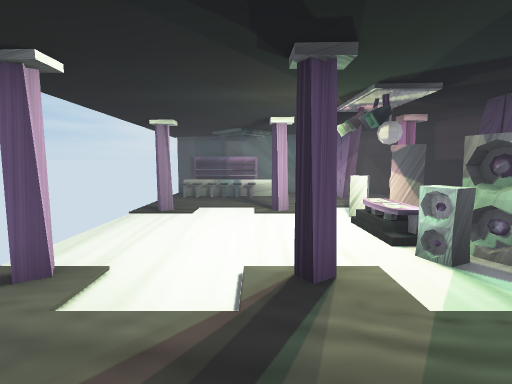
[1] (above)

12 first-person views from a walk through a Unity game level. The camera is 1.2 m above the floor, tilts 6° down and sees 85° across. The floor is counted in squares, 1 m on a side. Each view is taken from the middle of a square. On the plan, view 1 faces up. The plan holds only what a view shows up to about 13 squares ahead; the rest is blank. The player character is not drawn.

[2]
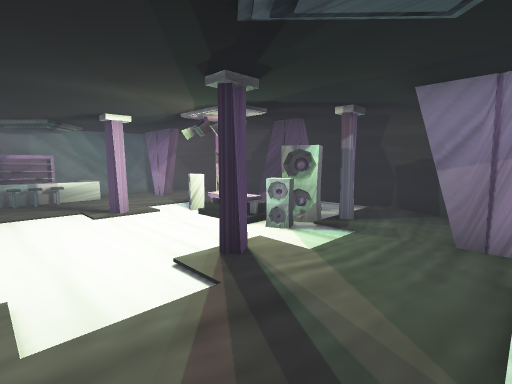

[3]
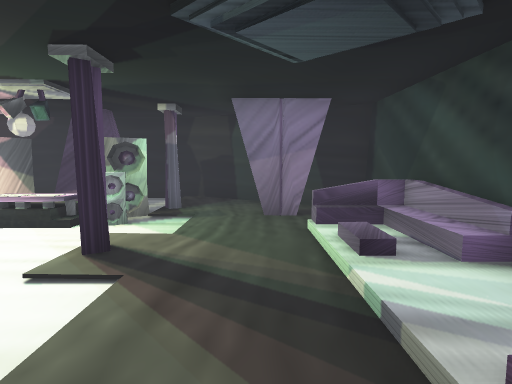

[4]
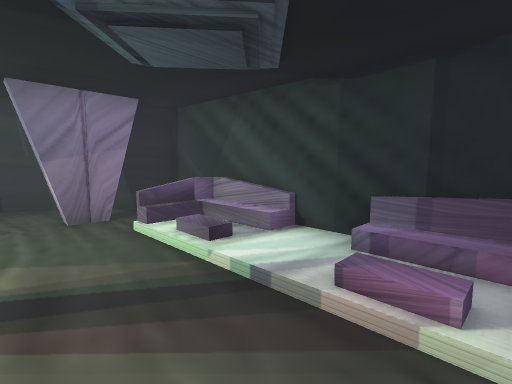

[5]
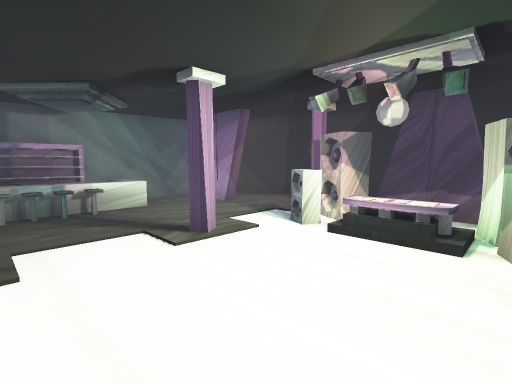

[6]
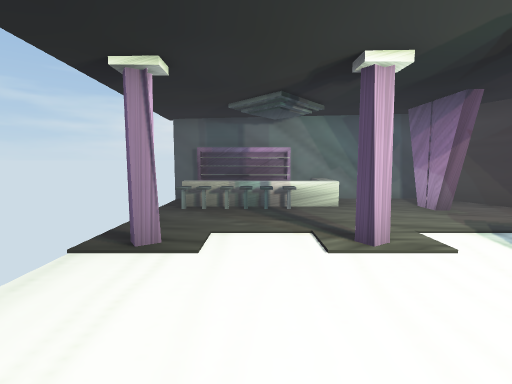

[7]
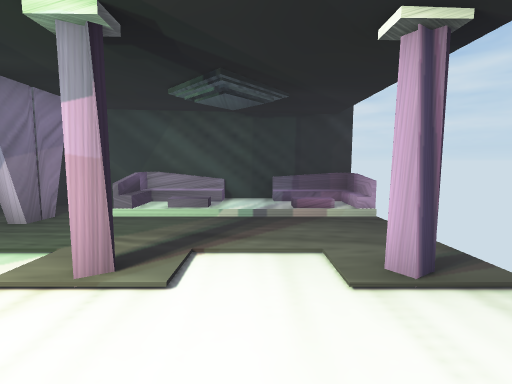

[8]
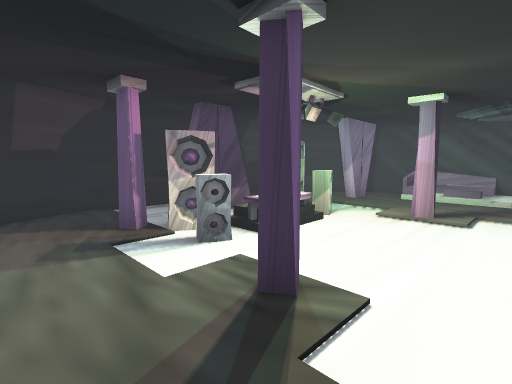

[9]
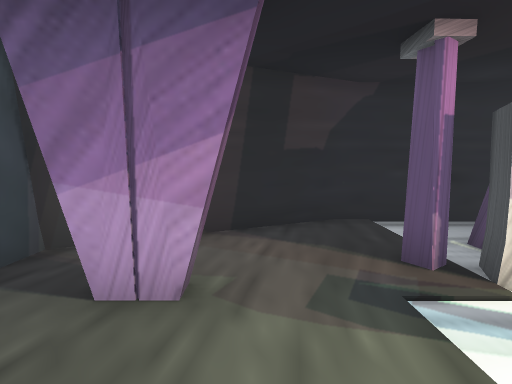

[10]
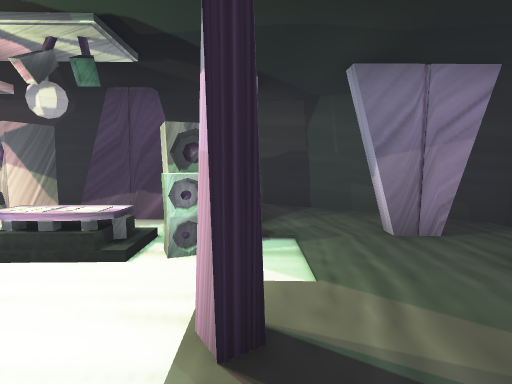

[11]
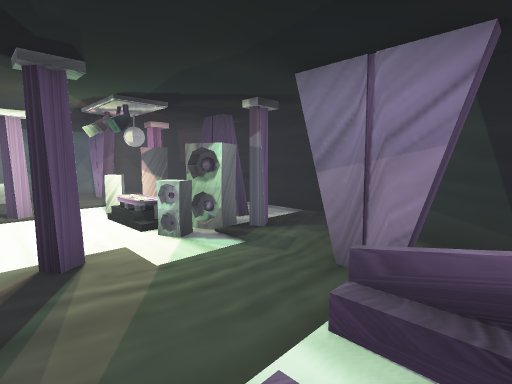

[12]
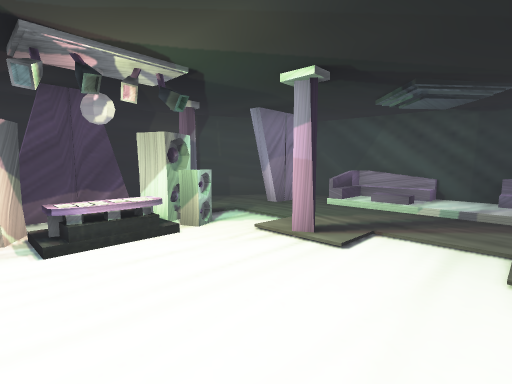

### Floor plan
Key: @ floor where view 1 was taken; # wall or solid block; . main floor; : floor 0.25 m higher than the main floor; + floor 0.5 m higher than the main floor; / step, stairs or slope; = window, fence, low wall or low ledge.
Columns run from 4 left of view 1 to 7 right of it. Each row starts with its distance up from view 1.
 13 ########
 12  =====.##
 11  =====.####
 10  .........#
  9  .........##
  8  ....#..#..#
  7  ......##=.#
  6  .....####.#
  5  .....=+##.#
  4  ......##..#
  3  ....#..#..#
  2  .........#=
  1  ......##.#
  0  ///@/####=
 -1 #//://=##
 -2 ########

Where each view was taken, in squares from view 1:
view 1: 0 up, 0 right, facing up
view 2: 0 up, 2 left, facing up-right
view 3: 1 up, 3 left, facing right
view 4: 2 up, 3 left, facing down-right
view 5: 4 up, 2 left, facing up-right
view 6: 4 up, 1 left, facing up
view 7: 6 up, 1 left, facing down
view 8: 10 up, 1 left, facing down-right
view 9: 10 up, 1 right, facing right
view 10: 3 up, 1 left, facing right
view 11: 1 down, 0 right, facing up-right
view 12: 7 up, 2 left, facing down-right
